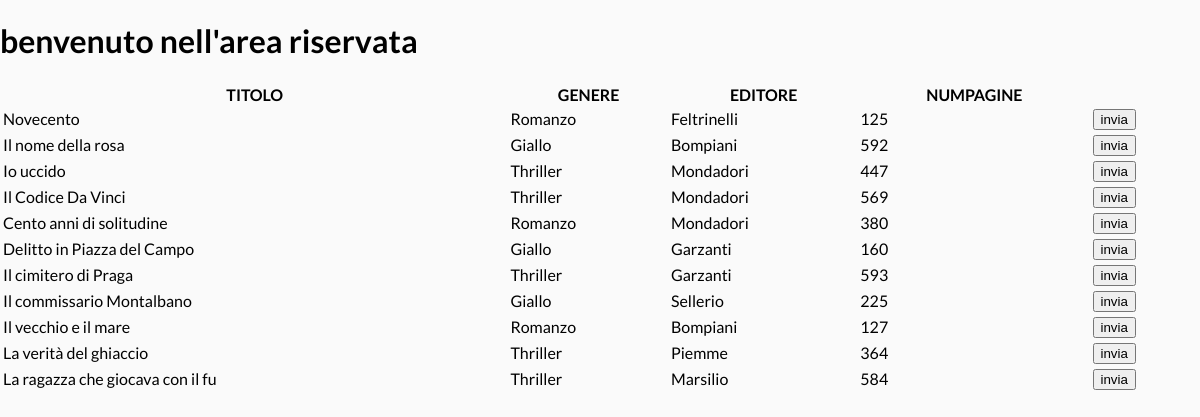
The app's page /areaRiservata.php with its own data.
### tables this page shows
CREATE TABLE tblLibri(
	ISBN VARCHAR(16) PRIMARY KEY NOT NULL,
	titolo VARCHAR(32) NOT NULL,
	genere VARCHAR(16) NOT NULL,
	editore VARCHAR(32) NOT NULL,
	numPagine INTEGER NOT NULL,
	preso BOOLEAN DEFAULT 0,
	FOREIGN KEY (genere) REFERENCES tblGeneri(nome) 
);

### areaRiservata.php (the view, shortened to what this page needs)
<!DOCTYPE html>
<html>
    <head>
        <link rel="stylesheet" type="text/css" href="style.css">
    </head>
    <body>
        <h1> benvenuto nell'area riservata </h1>
        <?php
            include "connessione.php";
            $indexLibri = "SELECT * FROM tblLibri WHERE preso = 0";
            $risultato = $db -> query($indexLibri);
            $intestazioni = array( "TITOLO", "GENERE", "EDITORE", "NUMPAGINE","");
        ?>
        <table>
            <thead>
                <tr>
                    <?php
                    foreach($intestazioni as $int){
                        ?>
                            <th><?= $int ?></th>
                        <?php
                    }
                    ?>
                </tr>
            </thead>
            <tbody>
                <?php
                    while ($libro = $risultato -> fetch_assoc()){
                        echo "<tr'>";
                        echo "<td>".$libro['titolo']."</td>";
                        echo "<td>".$libro['genere']."</td>";
                        echo "<td>".$libro['editore']."</td>";
                        echo "<td>".$libro['numPagine']."</td>";
                        echo "<td>";
                        ?>
                        <form action="<?php echo $_SERVER['PHP_SELF']?>" method="POST">
                            <button type="submit" name="invia"> invia </button>
                        </form>
                        <?php
                        echo "</td>";
                    }
                ?>
            </tbody>
        </table>
    </body>
</html>

### style.css (style rules this page uses)
html { font-family: 'Lato', sans-serif; }
body { background-color: #fafafa; margin: 0; padding: 0; box-sizing: border-box; display: flex; flex-direction: column; height: 100vh; }

### records on screen
tbllibri: titolo "Novecento", genere "Romanzo", editore "Feltrinelli", numPagine "125"
tbllibri: titolo "Il nome della rosa", genere "Giallo", editore "Bompiani", numPagine "592"
tbllibri: titolo "Io uccido", genere "Thriller", editore "Mondadori", numPagine "447"
tbllibri: titolo "Il Codice Da Vinci", genere "Thriller", editore "Mondadori", numPagine "569"
tbllibri: titolo "Cento anni di solitudine", genere "Romanzo", editore "Mondadori", numPagine "380"
tbllibri: titolo "Delitto in Piazza del Campo", genere "Giallo", editore "Garzanti", numPagine "160"
tbllibri: titolo "Il cimitero di Praga", genere "Thriller", editore "Garzanti", numPagine "593"
tbllibri: titolo "Il commissario Montalbano", genere "Giallo", editore "Sellerio", numPagine "225"
tbllibri: titolo "Il vecchio e il mare", genere "Romanzo", editore "Bompiani", numPagine "127"
tbllibri: titolo "La verità del ghiaccio", genere "Thriller", editore "Piemme", numPagine "364"
tbllibri: titolo "La ragazza che giocava con il fu", genere "Thriller", editore "Marsilio", numPagine "584"

### other values on screen
$int "TITOLO"
$int "GENERE"
$int "EDITORE"
$int "NUMPAGINE"
